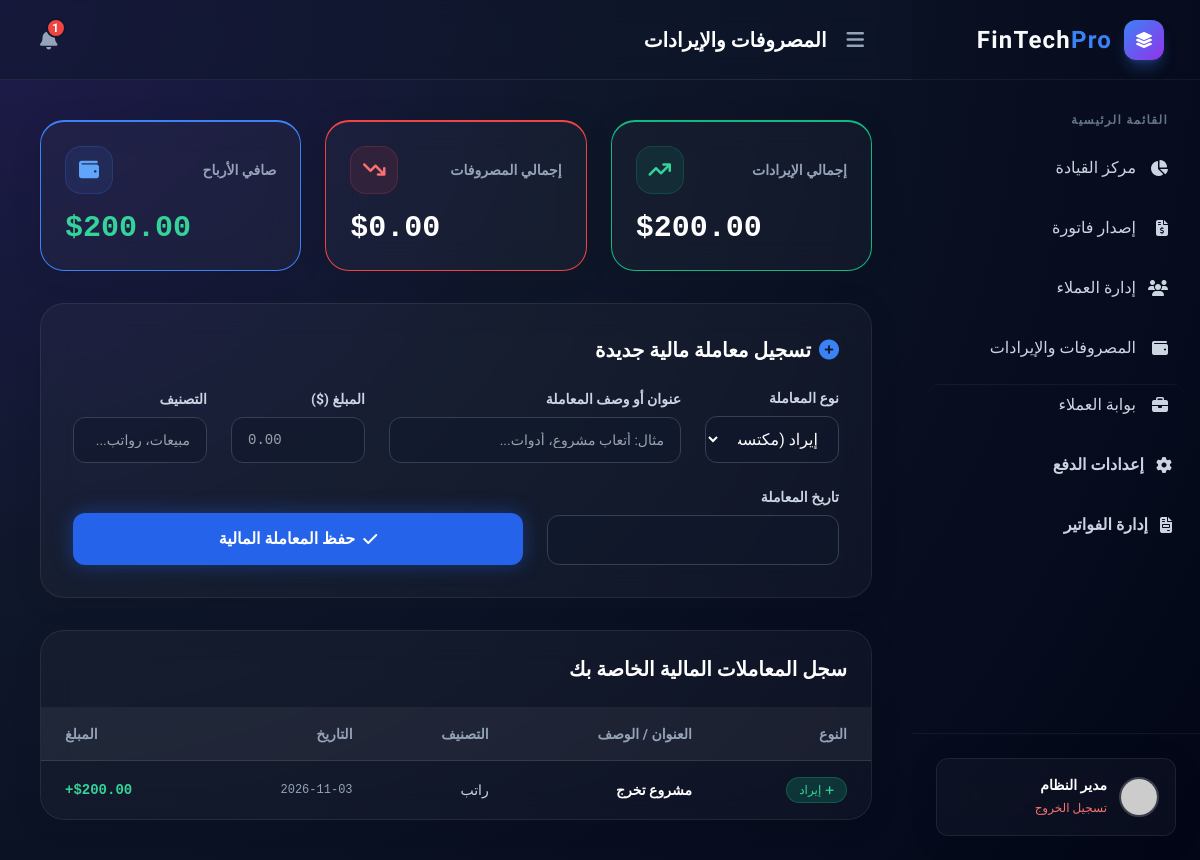
Page /finances.php (signed in) on the committed database.
### tables this page shows
CREATE TABLE `finances` (
  `id` int(11) NOT NULL,
  `admin_id` int(11) NOT NULL,
  `type` enum('income','expense') NOT NULL,
  `title` varchar(255) NOT NULL,
  `amount` decimal(10,2) NOT NULL,
  `category` varchar(100) NOT NULL,
  `date` date NOT NULL,
  `created_at` timestamp NOT NULL DEFAULT current_timestamp()
);

### finances.php (the view, shortened to what this page needs)
<?php
require_once 'db.php';
$admin_id = $_SESSION['admin_id'];
$incomeStmt = $pdo->prepare("SELECT SUM(amount) as total FROM finances WHERE admin_id = ? AND type = 'income'");
$incomeStmt->execute([$admin_id]);
$totalIncome = $incomeStmt->fetch()['total'] ?? 0;
$expenseStmt = $pdo->prepare("SELECT SUM(amount) as total FROM finances WHERE admin_id = ? AND type = 'expense'");
$expenseStmt->execute([$admin_id]);
$totalExpense = $expenseStmt->fetch()['total'] ?? 0;
$netProfit = $totalIncome - $totalExpense;
$transactionsStmt = $pdo->prepare("SELECT * FROM finances WHERE admin_id = ? ORDER BY date DESC, id DESC");
$transactionsStmt->execute([$admin_id]);
$transactions = $transactionsStmt->fetchAll();
?>
<!DOCTYPE html>
<html lang="ar" dir="rtl">
<head>
    <script src="https://cdn.tailwindcss.com"></script>
    <link rel="stylesheet" href="https://cdnjs.cloudflare.com/ajax/libs/font-awesome/6.4.0/css/all.min.css">
    <link rel="stylesheet" href="https://cdn.jsdelivr.net/npm/flatpickr/dist/flatpickr.min.css">
    <link rel="stylesheet" type="text/css" href="https://npmcdn.com/flatpickr/dist/themes/dark.css">
</head>
<body class="h-screen flex overflow-hidden selection:bg-blue-500 selection:text-white">
    <?php require_once 'includes/sidebar.php'; ?>
    <div class="flex-1 flex flex-col relative z-10 w-full">
        <?php require_once 'includes/header.php'; ?>
        <main class="flex-1 overflow-y-auto p-10">
            <div class="max-w-6xl mx-auto space-y-8">
                <div class="grid grid-cols-1 md:grid-cols-3 gap-6">
                    <div class="glass-panel p-6 rounded-3xl border-t-2 border-emerald-500">
                        <div class="flex items-center justify-between mb-4">
                            <span class="text-slate-400 text-sm font-bold">إجمالي الإيرادات</span>
                            <div class="w-12 h-12 rounded-2xl bg-emerald-500/10 text-emerald-400 flex items-center justify-center text-xl border border-emerald-500/20">
                                <i class="fa-solid fa-arrow-trend-up"></i>
                            </div>
                        </div>
                        <h3 class="text-3xl font-extrabold text-white font-mono" dir="ltr">$<?= number_format($totalIncome, 2) ?></h3>
                    </div>
                    <div class="glass-panel p-6 rounded-3xl border-t-2 border-red-500">
                        <div class="flex items-center justify-between mb-4">
                            <span class="text-slate-400 text-sm font-bold">إجمالي المصروفات</span>
                            <div class="w-12 h-12 rounded-2xl bg-red-500/10 text-red-400 flex items-center justify-center text-xl border border-red-500/20">
                                <i class="fa-solid fa-arrow-trend-down"></i>
                            </div>
                        </div>
                        <h3 class="text-3xl font-extrabold text-white font-mono" dir="ltr">$<?= number_format($totalExpense, 2) ?></h3>
                    </div>
                    <div class="glass-panel p-6 rounded-3xl border-t-2 border-blue-500">
                        <div class="flex items-center justify-between mb-4">
                            <span class="text-slate-400 text-sm font-bold">صافي الأرباح</span>
                            <div class="w-12 h-12 rounded-2xl bg-blue-500/10 text-blue-400 flex items-center justify-center text-xl border border-blue-500/20">
                                <i class="fa-solid fa-wallet"></i>
                            </div>
                        </div>
                        <h3 class="text-3xl font-extrabold <?= $netProfit >= 0 ? 'text-emerald-400' : 'text-red-400' ?> font-mono" dir="ltr">$<?= number_format($netProfit, 2) ?></h3>
                    </div>
                </div>
                <div class="glass-panel p-8 rounded-3xl">
                    <h3 class="text-xl font-bold text-white mb-6 flex items-center gap-2">
                        <i class="fa-solid fa-circle-plus text-blue-500"></i> تسجيل معاملة مالية جديدة
                    </h3>
                    <form method="POST" class="grid grid-cols-1 md:grid-cols-5 gap-6 items-end">
                        <div>
                            <label class="block text-sm font-bold text-slate-300 mb-2">نوع المعاملة</label>
                            <select name="type" required class="w-full px-4 py-3 bg-slate-900/50 rounded-xl border border-slate-700 text-white focus:outline-none focus:border-blue-500">
                                <option value="income">إيراد (مكتسب)</option>
                            </select>
                        </div>
                        <div class="md:col-span-2">
                            <label class="block text-sm font-bold text-slate-300 mb-2">عنوان أو وصف المعاملة</label>
                            <input type="text" name="title" required placeholder="مثال: أتعاب مشروع، أدوات..." class="w-full px-4 py-3 bg-slate-900/50 rounded-xl border border-slate-700 text-white focus:outline-none focus:border-blue-500 text-sm">
                        </div>
                        <div>
                            <label class="block text-sm font-bold text-slate-300 mb-2">المبلغ ($)</label>
                            <input type="number" step="0.01" min="0" name="amount" required placeholder="0.00" class="w-full px-4 py-3 bg-slate-900/50 rounded-xl border border-slate-700 text-white focus:outline-none focus:border-blue-500 text-sm text-left font-mono" dir="ltr">
                        </div>
                        <div>
                            <label class="block text-sm font-bold text-slate-300 mb-2">التصنيف</label>
                            <input type="text" name="category" required placeholder="مبيعات، رواتب..." class="w-full px-4 py-3 bg-slate-900/50 rounded-xl border border-slate-700 text-white focus:outline-none focus:border-blue-500 text-sm">
                        </div>
                        <div class="md:col-span-2">
                            <label class="block text-sm font-bold text-slate-300 mb-2">تاريخ المعاملة</label>
                            <input type="text" name="date" id="txn_date" required class="w-full px-4 py-3 bg-slate-900/50 rounded-xl border border-slate-700 text-white text-left font-mono" dir="ltr">
                        </div>
                        <div class="md:col-span-3 flex justify-end">
                            <button type="submit" class="w-full py-3.5 rounded-xl bg-blue-600 hover:bg-blue-500 text-white font-bold shadow-[0_0_20px_rgba(37,99,235,0.4)] transition-all flex items-center justify-center gap-2">
                                <i class="fa-solid fa-check"></i> حفظ المعاملة المالية
                            </button>
                        </div>
                    </form>
                </div>
                <div class="glass-panel rounded-3xl overflow-hidden">
                    <div class="p-6 border-b border-white/5">
                        <h3 class="text-xl font-bold text-white">سجل المعاملات المالية الخاصة بك</h3>
                    </div>
                    <table class="w-full text-right text-sm">
                        <thead class="bg-white/5 border-b border-white/10 text-slate-400">
                            <tr>
                                <th class="px-6 py-4 font-bold">النوع</th>
                                <th class="px-6 py-4 font-bold">العنوان / الوصف</th>
                                <th class="px-6 py-4 font-bold">التصنيف</th>
                                <th class="px-6 py-4 font-bold">التاريخ</th>
                                <th class="px-6 py-4 font-bold text-left">المبلغ</th>
                            </tr>
                        </thead>
                        <tbody class="divide-y divide-white/5">
                            <?php foreach ($transactions as $txn): ?>
                            <tr class="hover:bg-white/5 transition-colors">
                                <td class="px-6 py-4">
                                    <?php if ($txn['type'] == 'income'): ?>
                                        <span class="px-3 py-1 rounded-full bg-emerald-500/20 text-emerald-400 text-xs border border-emerald-500/30 flex items-center gap-1 w-fit"><i class="fa-solid fa-plus text-[10px]"></i> إيراد</span>
                                    <?php else: ?>
                                        <span class="px-3 py-1 rounded-full bg-red-500/20 text-red-400 text-xs border border-red-500/30 flex items-center gap-1 w-fit"><i class="fa-solid fa-minus text-[10px]"></i> مصروف</span>
                                    <?php endif; ?>
                                </td>
                                <td class="px-6 py-4 font-bold text-white"><?= htmlspecialchars($txn['title']) ?></td>
                                <td class="px-6 py-4 text-slate-300"><?= htmlspecialchars($txn['category']) ?></td>
                                <td class="px-6 py-4 text-slate-400 font-mono text-xs" dir="ltr"><?= $txn['date'] ?></td>
                                <td class="px-6 py-4 text-left font-bold font-mono <?= $txn['type'] == 'income' ? 'text-emerald-400' : 'text-red-400' ?>" dir="ltr">
                                    <?= $txn['type'] == 'income' ? '+' : '-' ?>$<?= number_format($txn['amount'], 2) ?>
                                </td>
                            </tr>
                            <?php endforeach; ?>
                        </tbody>
                    </table>
                </div>
            </div>
        </main>
    </div>
</body>
</html>

### finances.php (style rules this page uses)
body { font-family: 'Tajawal', sans-serif; background: radial-gradient(circle at top left, #1e1b4b, #0f172a 40%, #020617); color: #f8fafc; }
.glass-panel { background: rgba(255, 255, 255, 0.03); backdrop-filter: blur(16px); border: 1px solid rgba(255, 255, 255, 0.08); box-shadow: 0 4px 30px rgba(0,0,0,0.1); }
select option { background-color: #0f172a; color: #fff; }

### rows in the picture
finances: type "income" (drawn), title "مشروع تخرج", category "راتب", date "2026-11-03", amount "200.00"

### other values in the picture
$_SESSION['admin_name'] "مدير النظام"
$page_title "المصروفات والإيرادات"
$unread_count "1"
$totalIncome "200.00"
$totalExpense "0.00"
$netProfit "200.00"
